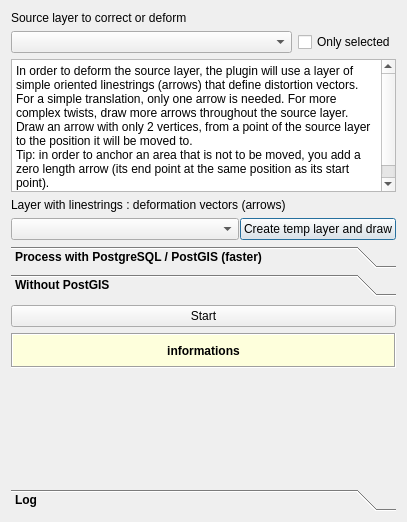
<?xml version="1.0" encoding="UTF-8"?>
<ui version="4.0">
 <class>CorrectorVector</class>
 <widget class="QDialog" name="CorrectorVector">
  <property name="enabled">
   <bool>true</bool>
  </property>
  <property name="geometry">
   <rect>
    <x>0</x>
    <y>0</y>
    <width>407</width>
    <height>522</height>
   </rect>
  </property>
  <property name="sizePolicy">
   <sizepolicy hsizetype="Minimum" vsizetype="Preferred">
    <horstretch>0</horstretch>
    <verstretch>0</verstretch>
   </sizepolicy>
  </property>
  <property name="windowTitle">
   <string>Corrector for Vector</string>
  </property>
  <property name="locale">
   <locale language="English" country="UnitedStates"/>
  </property>
  <layout class="QVBoxLayout" name="verticalLayout_18">
   <item>
    <layout class="QVBoxLayout" name="verticalLayoutIntro">
     <item>
      <widget class="QLabel" name="labelOriginalLayer">
       <property name="text">
        <string>Source layer to correct or deform</string>
       </property>
      </widget>
     </item>
     <item>
      <layout class="QHBoxLayout" name="horizontalLayout_2">
       <item>
        <widget class="QgsMapLayerComboBox" name="layerComboBoxSource"/>
       </item>
       <item>
        <widget class="QCheckBox" name="checkSelec">
         <property name="sizePolicy">
          <sizepolicy hsizetype="Maximum" vsizetype="Fixed">
           <horstretch>0</horstretch>
           <verstretch>0</verstretch>
          </sizepolicy>
         </property>
         <property name="text">
          <string>Only selected</string>
         </property>
        </widget>
       </item>
      </layout>
     </item>
     <item>
      <widget class="QPlainTextEdit" name="plainTextEdit">
       <property name="sizePolicy">
        <sizepolicy hsizetype="Expanding" vsizetype="Expanding">
         <horstretch>0</horstretch>
         <verstretch>1</verstretch>
        </sizepolicy>
       </property>
       <property name="plainText">
        <string>In order to deform the source layer, the plugin will use a layer of simple oriented linestrings (arrows) that define distortion vectors.
For a simple translation, only one arrow is needed. For more complex twists, draw more arrows throughout the source layer.
Draw an arrow with only 2 vertices, from a point of the source layer to the position it will be moved to.
Tip: in order to anchor an area that is not to be moved, you add a zero length arrow (its end point at the same position as its start point).</string>
       </property>
      </widget>
     </item>
     <item>
      <widget class="QLabel" name="label">
       <property name="text">
        <string>Layer with linestrings : deformation vectors (arrows)</string>
       </property>
      </widget>
     </item>
     <item>
      <layout class="QHBoxLayout" name="horizontalLayoutVectorLayer">
       <property name="spacing">
        <number>1</number>
       </property>
       <item>
        <widget class="QgsMapLayerComboBox" name="layerComboBoxArrows">
         <property name="enabled">
          <bool>true</bool>
         </property>
         <property name="sizePolicy">
          <sizepolicy hsizetype="Expanding" vsizetype="Fixed">
           <horstretch>0</horstretch>
           <verstretch>0</verstretch>
          </sizepolicy>
         </property>
        </widget>
       </item>
       <item>
        <widget class="QPushButton" name="bTempArrows">
         <property name="text">
          <string>Create temp layer and draw</string>
         </property>
        </widget>
       </item>
      </layout>
     </item>
     <item>
      <widget class="QToolBox" name="tabWidget">
       <property name="sizePolicy">
        <sizepolicy hsizetype="Minimum" vsizetype="Minimum">
         <horstretch>0</horstretch>
         <verstretch>2</verstretch>
        </sizepolicy>
       </property>
       <property name="minimumSize">
        <size>
         <width>200</width>
         <height>0</height>
        </size>
       </property>
       <property name="font">
        <font>
         <weight>75</weight>
         <bold>true</bold>
        </font>
       </property>
       <property name="locale">
        <locale language="English" country="UnitedStates"/>
       </property>
       <property name="frameShape">
        <enum>QFrame::NoFrame</enum>
       </property>
       <property name="frameShadow">
        <enum>QFrame::Plain</enum>
       </property>
       <property name="lineWidth">
        <number>1</number>
       </property>
       <property name="midLineWidth">
        <number>0</number>
       </property>
       <property name="currentIndex">
        <number>1</number>
       </property>
       <property name="tabSpacing">
        <number>6</number>
       </property>
       <widget class="QWidget" name="tabPG">
        <property name="geometry">
         <rect>
          <x>0</x>
          <y>0</y>
          <width>387</width>
          <height>157</height>
         </rect>
        </property>
        <property name="sizePolicy">
         <sizepolicy hsizetype="Preferred" vsizetype="Maximum">
          <horstretch>0</horstretch>
          <verstretch>2</verstretch>
         </sizepolicy>
        </property>
        <property name="font">
         <font>
          <weight>50</weight>
          <bold>false</bold>
         </font>
        </property>
        <attribute name="label">
         <string>Process with PostgreSQL / PostGIS (faster)</string>
        </attribute>
        <layout class="QVBoxLayout" name="verticalLayout_19">
         <property name="leftMargin">
          <number>0</number>
         </property>
         <property name="topMargin">
          <number>3</number>
         </property>
         <property name="rightMargin">
          <number>0</number>
         </property>
         <property name="bottomMargin">
          <number>3</number>
         </property>
         <item>
          <layout class="QVBoxLayout" name="verticalLayout_6">
           <property name="spacing">
            <number>2</number>
           </property>
           <item>
            <widget class="QLabel" name="PSQLConnectionLabel">
             <property name="text">
              <string>Connection (PostGIS 2.x minimum)</string>
             </property>
            </widget>
           </item>
           <item>
            <layout class="QHBoxLayout" name="horizontalLayout">
             <item>
              <widget class="QComboBox" name="PSQLConnection">
               <property name="sizePolicy">
                <sizepolicy hsizetype="MinimumExpanding" vsizetype="Fixed">
                 <horstretch>0</horstretch>
                 <verstretch>0</verstretch>
                </sizepolicy>
               </property>
               <property name="toolTip">
                <string>select working postgres connection</string>
               </property>
              </widget>
             </item>
             <item>
              <widget class="QPushButton" name="bRefreshConnections">
               <property name="text">
                <string>Refresh</string>
               </property>
              </widget>
             </item>
            </layout>
           </item>
           <item>
            <widget class="QLabel" name="DBSchemaLabel">
             <property name="locale">
              <locale language="English" country="UnitedStates"/>
             </property>
             <property name="text">
              <string>Choose the working schema (temp tables will be created)</string>
             </property>
             <property name="wordWrap">
              <bool>false</bool>
             </property>
            </widget>
           </item>
           <item>
            <layout class="QHBoxLayout" name="horizontalLayout_15">
             <property name="spacing">
              <number>0</number>
             </property>
             <item>
              <widget class="QComboBox" name="DBSchema">
               <property name="sizePolicy">
                <sizepolicy hsizetype="MinimumExpanding" vsizetype="Fixed">
                 <horstretch>0</horstretch>
                 <verstretch>0</verstretch>
                </sizepolicy>
               </property>
               <property name="toolTip">
                <string/>
               </property>
              </widget>
             </item>
             <item>
              <widget class="QToolButton" name="schemaAdd">
               <property name="sizePolicy">
                <sizepolicy hsizetype="Minimum" vsizetype="Preferred">
                 <horstretch>0</horstretch>
                 <verstretch>0</verstretch>
                </sizepolicy>
               </property>
               <property name="minimumSize">
                <size>
                 <width>17</width>
                 <height>17</height>
                </size>
               </property>
               <property name="sizeIncrement">
                <size>
                 <width>0</width>
                 <height>0</height>
                </size>
               </property>
               <property name="toolTip">
                <string>Add a new schema</string>
               </property>
               <property name="text">
                <string notr="true">New schema</string>
               </property>
              </widget>
             </item>
            </layout>
           </item>
          </layout>
         </item>
         <item>
          <widget class="QPushButton" name="bStartPG">
           <property name="text">
            <string>Start</string>
           </property>
          </widget>
         </item>
         <item>
          <widget class="QLabel" name="lineMessagePG">
           <property name="sizePolicy">
            <sizepolicy hsizetype="Preferred" vsizetype="Fixed">
             <horstretch>0</horstretch>
             <verstretch>0</verstretch>
            </sizepolicy>
           </property>
           <property name="minimumSize">
            <size>
             <width>0</width>
             <height>35</height>
            </size>
           </property>
           <property name="palette">
            <palette>
             <active>
              <colorrole role="Button">
               <brush brushstyle="SolidPattern">
                <color alpha="255">
                 <red>254</red>
                 <green>255</green>
                 <blue>220</blue>
                </color>
               </brush>
              </colorrole>
              <colorrole role="Base">
               <brush brushstyle="SolidPattern">
                <color alpha="255">
                 <red>254</red>
                 <green>255</green>
                 <blue>220</blue>
                </color>
               </brush>
              </colorrole>
              <colorrole role="Window">
               <brush brushstyle="SolidPattern">
                <color alpha="255">
                 <red>254</red>
                 <green>255</green>
                 <blue>220</blue>
                </color>
               </brush>
              </colorrole>
              <colorrole role="AlternateBase">
               <brush brushstyle="SolidPattern">
                <color alpha="255">
                 <red>254</red>
                 <green>255</green>
                 <blue>220</blue>
                </color>
               </brush>
              </colorrole>
              <colorrole role="NoRole">
               <brush brushstyle="SolidPattern">
                <color alpha="255">
                 <red>254</red>
                 <green>255</green>
                 <blue>220</blue>
                </color>
               </brush>
              </colorrole>
             </active>
             <inactive>
              <colorrole role="Button">
               <brush brushstyle="SolidPattern">
                <color alpha="255">
                 <red>254</red>
                 <green>255</green>
                 <blue>220</blue>
                </color>
               </brush>
              </colorrole>
              <colorrole role="Base">
               <brush brushstyle="SolidPattern">
                <color alpha="255">
                 <red>254</red>
                 <green>255</green>
                 <blue>220</blue>
                </color>
               </brush>
              </colorrole>
              <colorrole role="Window">
               <brush brushstyle="SolidPattern">
                <color alpha="255">
                 <red>254</red>
                 <green>255</green>
                 <blue>220</blue>
                </color>
               </brush>
              </colorrole>
              <colorrole role="AlternateBase">
               <brush brushstyle="SolidPattern">
                <color alpha="255">
                 <red>254</red>
                 <green>255</green>
                 <blue>220</blue>
                </color>
               </brush>
              </colorrole>
              <colorrole role="NoRole">
               <brush brushstyle="SolidPattern">
                <color alpha="255">
                 <red>254</red>
                 <green>255</green>
                 <blue>220</blue>
                </color>
               </brush>
              </colorrole>
             </inactive>
             <disabled>
              <colorrole role="Button">
               <brush brushstyle="SolidPattern">
                <color alpha="255">
                 <red>254</red>
                 <green>255</green>
                 <blue>220</blue>
                </color>
               </brush>
              </colorrole>
              <colorrole role="Base">
               <brush brushstyle="SolidPattern">
                <color alpha="255">
                 <red>254</red>
                 <green>255</green>
                 <blue>220</blue>
                </color>
               </brush>
              </colorrole>
              <colorrole role="Window">
               <brush brushstyle="SolidPattern">
                <color alpha="255">
                 <red>254</red>
                 <green>255</green>
                 <blue>220</blue>
                </color>
               </brush>
              </colorrole>
              <colorrole role="AlternateBase">
               <brush brushstyle="SolidPattern">
                <color alpha="255">
                 <red>254</red>
                 <green>255</green>
                 <blue>220</blue>
                </color>
               </brush>
              </colorrole>
              <colorrole role="NoRole">
               <brush brushstyle="SolidPattern">
                <color alpha="255">
                 <red>254</red>
                 <green>255</green>
                 <blue>220</blue>
                </color>
               </brush>
              </colorrole>
             </disabled>
            </palette>
           </property>
           <property name="font">
            <font>
             <weight>75</weight>
             <bold>true</bold>
            </font>
           </property>
           <property name="toolTip">
            <string>informations during the process</string>
           </property>
           <property name="autoFillBackground">
            <bool>true</bool>
           </property>
           <property name="frameShape">
            <enum>QFrame::Box</enum>
           </property>
           <property name="frameShadow">
            <enum>QFrame::Sunken</enum>
           </property>
           <property name="lineWidth">
            <number>1</number>
           </property>
           <property name="text">
            <string>informations</string>
           </property>
           <property name="alignment">
            <set>Qt::AlignCenter</set>
           </property>
           <property name="wordWrap">
            <bool>true</bool>
           </property>
          </widget>
         </item>
        </layout>
       </widget>
       <widget class="QWidget" name="tabWithoutPG">
        <property name="geometry">
         <rect>
          <x>0</x>
          <y>0</y>
          <width>387</width>
          <height>74</height>
         </rect>
        </property>
        <property name="sizePolicy">
         <sizepolicy hsizetype="Preferred" vsizetype="Maximum">
          <horstretch>0</horstretch>
          <verstretch>0</verstretch>
         </sizepolicy>
        </property>
        <property name="font">
         <font>
          <weight>50</weight>
          <bold>false</bold>
         </font>
        </property>
        <attribute name="label">
         <string>Without PostGIS</string>
        </attribute>
        <layout class="QVBoxLayout" name="verticalLayout_17">
         <property name="sizeConstraint">
          <enum>QLayout::SetMaximumSize</enum>
         </property>
         <property name="leftMargin">
          <number>0</number>
         </property>
         <property name="topMargin">
          <number>3</number>
         </property>
         <property name="rightMargin">
          <number>0</number>
         </property>
         <property name="bottomMargin">
          <number>3</number>
         </property>
         <item>
          <layout class="QVBoxLayout" name="verticalLayout_7">
           <property name="spacing">
            <number>2</number>
           </property>
           <property name="sizeConstraint">
            <enum>QLayout::SetDefaultConstraint</enum>
           </property>
           <item>
            <layout class="QHBoxLayout" name="horizontalLayout_8">
             <item>
              <widget class="QPushButton" name="bStart">
               <property name="sizePolicy">
                <sizepolicy hsizetype="Expanding" vsizetype="Fixed">
                 <horstretch>0</horstretch>
                 <verstretch>0</verstretch>
                </sizepolicy>
               </property>
               <property name="minimumSize">
                <size>
                 <width>0</width>
                 <height>0</height>
                </size>
               </property>
               <property name="maximumSize">
                <size>
                 <width>16777215</width>
                 <height>16777215</height>
                </size>
               </property>
               <property name="text">
                <string>Start</string>
               </property>
              </widget>
             </item>
            </layout>
           </item>
          </layout>
         </item>
         <item>
          <widget class="QLabel" name="lineMessage">
           <property name="sizePolicy">
            <sizepolicy hsizetype="Preferred" vsizetype="Fixed">
             <horstretch>0</horstretch>
             <verstretch>0</verstretch>
            </sizepolicy>
           </property>
           <property name="minimumSize">
            <size>
             <width>0</width>
             <height>35</height>
            </size>
           </property>
           <property name="palette">
            <palette>
             <active>
              <colorrole role="Button">
               <brush brushstyle="SolidPattern">
                <color alpha="255">
                 <red>254</red>
                 <green>255</green>
                 <blue>220</blue>
                </color>
               </brush>
              </colorrole>
              <colorrole role="Base">
               <brush brushstyle="SolidPattern">
                <color alpha="255">
                 <red>254</red>
                 <green>255</green>
                 <blue>220</blue>
                </color>
               </brush>
              </colorrole>
              <colorrole role="Window">
               <brush brushstyle="SolidPattern">
                <color alpha="255">
                 <red>254</red>
                 <green>255</green>
                 <blue>220</blue>
                </color>
               </brush>
              </colorrole>
              <colorrole role="AlternateBase">
               <brush brushstyle="SolidPattern">
                <color alpha="255">
                 <red>254</red>
                 <green>255</green>
                 <blue>220</blue>
                </color>
               </brush>
              </colorrole>
              <colorrole role="NoRole">
               <brush brushstyle="SolidPattern">
                <color alpha="255">
                 <red>254</red>
                 <green>255</green>
                 <blue>220</blue>
                </color>
               </brush>
              </colorrole>
             </active>
             <inactive>
              <colorrole role="Button">
               <brush brushstyle="SolidPattern">
                <color alpha="255">
                 <red>254</red>
                 <green>255</green>
                 <blue>220</blue>
                </color>
               </brush>
              </colorrole>
              <colorrole role="Base">
               <brush brushstyle="SolidPattern">
                <color alpha="255">
                 <red>254</red>
                 <green>255</green>
                 <blue>220</blue>
                </color>
               </brush>
              </colorrole>
              <colorrole role="Window">
               <brush brushstyle="SolidPattern">
                <color alpha="255">
                 <red>254</red>
                 <green>255</green>
                 <blue>220</blue>
                </color>
               </brush>
              </colorrole>
              <colorrole role="AlternateBase">
               <brush brushstyle="SolidPattern">
                <color alpha="255">
                 <red>254</red>
                 <green>255</green>
                 <blue>220</blue>
                </color>
               </brush>
              </colorrole>
              <colorrole role="NoRole">
               <brush brushstyle="SolidPattern">
                <color alpha="255">
                 <red>254</red>
                 <green>255</green>
                 <blue>220</blue>
                </color>
               </brush>
              </colorrole>
             </inactive>
             <disabled>
              <colorrole role="Button">
               <brush brushstyle="SolidPattern">
                <color alpha="255">
                 <red>254</red>
                 <green>255</green>
                 <blue>220</blue>
                </color>
               </brush>
              </colorrole>
              <colorrole role="Base">
               <brush brushstyle="SolidPattern">
                <color alpha="255">
                 <red>254</red>
                 <green>255</green>
                 <blue>220</blue>
                </color>
               </brush>
              </colorrole>
              <colorrole role="Window">
               <brush brushstyle="SolidPattern">
                <color alpha="255">
                 <red>254</red>
                 <green>255</green>
                 <blue>220</blue>
                </color>
               </brush>
              </colorrole>
              <colorrole role="AlternateBase">
               <brush brushstyle="SolidPattern">
                <color alpha="255">
                 <red>254</red>
                 <green>255</green>
                 <blue>220</blue>
                </color>
               </brush>
              </colorrole>
              <colorrole role="NoRole">
               <brush brushstyle="SolidPattern">
                <color alpha="255">
                 <red>254</red>
                 <green>255</green>
                 <blue>220</blue>
                </color>
               </brush>
              </colorrole>
             </disabled>
            </palette>
           </property>
           <property name="font">
            <font>
             <weight>75</weight>
             <bold>true</bold>
            </font>
           </property>
           <property name="toolTip">
            <string>informations during the process</string>
           </property>
           <property name="autoFillBackground">
            <bool>true</bool>
           </property>
           <property name="frameShape">
            <enum>QFrame::Box</enum>
           </property>
           <property name="frameShadow">
            <enum>QFrame::Sunken</enum>
           </property>
           <property name="lineWidth">
            <number>1</number>
           </property>
           <property name="text">
            <string>informations</string>
           </property>
           <property name="alignment">
            <set>Qt::AlignCenter</set>
           </property>
           <property name="wordWrap">
            <bool>true</bool>
           </property>
          </widget>
         </item>
        </layout>
       </widget>
       <widget class="QWidget" name="historySlot">
        <property name="geometry">
         <rect>
          <x>0</x>
          <y>0</y>
          <width>387</width>
          <height>198</height>
         </rect>
        </property>
        <property name="font">
         <font>
          <weight>50</weight>
          <bold>false</bold>
         </font>
        </property>
        <attribute name="label">
         <string>Log</string>
        </attribute>
        <layout class="QVBoxLayout" name="verticalLayout_21">
         <property name="leftMargin">
          <number>0</number>
         </property>
         <property name="topMargin">
          <number>3</number>
         </property>
         <property name="rightMargin">
          <number>0</number>
         </property>
         <property name="bottomMargin">
          <number>3</number>
         </property>
         <item>
          <widget class="QPlainTextEdit" name="historyLog">
           <property name="readOnly">
            <bool>true</bool>
           </property>
           <property name="plainText">
            <string notr="true"/>
           </property>
          </widget>
         </item>
        </layout>
       </widget>
      </widget>
     </item>
    </layout>
   </item>
  </layout>
 </widget>
 <customwidgets>
  <customwidget>
   <class>QgsMapLayerComboBox</class>
   <extends>QComboBox</extends>
   <header>qgsmaplayercombobox.h</header>
  </customwidget>
 </customwidgets>
 <resources/>
 <connections/>
</ui>
